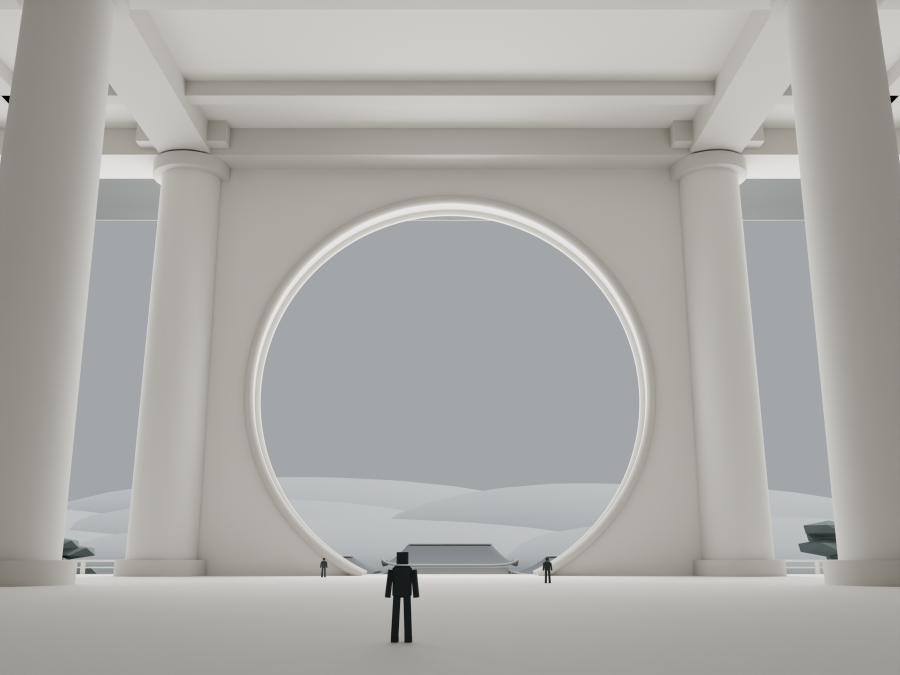
#> input picture HeavenlyPalace/stage1/v04/renders/04_interior.png, 1800 x 1350 px, found by its file name (shown at 1/2 size)
$ python review_renders_v09.py
#> lines starting #> are read from the running program, lines starting #| are printed output that depends on the picture
"""
从正式实渲原图裁取验收重点区域，便于逐像素检查云海边缘和人物接地。
裁图不重绘、不调色，也不作为正式原图的替代品。
"""
import json
from pathlib import Path
from PIL import Image

ROOT=Path(__file__).resolve().parents[1]
OUT=ROOT/'v09'
image_path=OUT/'renders'/'04_interior.png'
if image_path.exists():
    with Image.open(image_path) as im:
#> im is the input picture: PIL image 1800x1350 RGBA; mean R, G, B, A 170.1, 169, 165.7, 255
        assert im.size==(1800,1350)
        for name,box in [('interior_moon_bottom',(610,840,1610,1070)),('interior_moon_sides',(490,180,1800,1050)),('interior_person_contact',(900,950,1110,1280)),('interior_column_surface',(0,0,550,1350))]:
            im.crop(box).save(OUT/'qa'/(name+'.png'))
#> this loop made 4 passes
#> pass 1, `im.crop(box).save(OUT/'qa'/(name+'.png'))`:
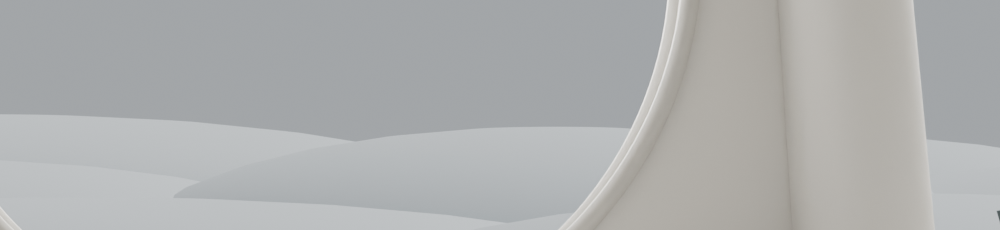
#> saved as interior_moon_bottom.png: PIL image 1000x230 RGBA; mean R, G, B, A 173.8, 175.1, 174.9, 255
#> pass 2, `im.crop(box).save(OUT/'qa'/(name+'.png'))`:
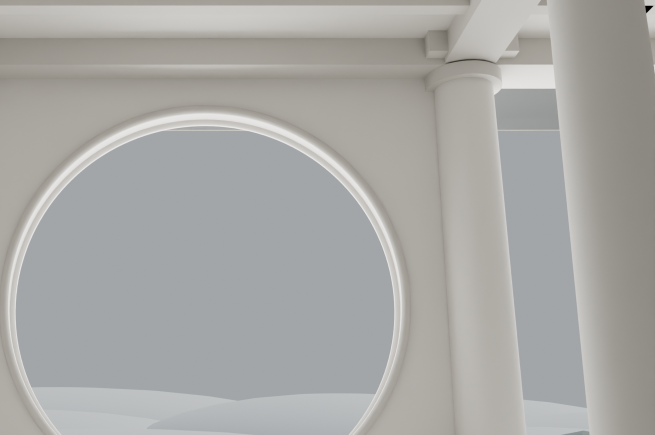
#> saved as interior_moon_sides.png: PIL image 1310x870 RGBA (shown at 1/2 size); mean R, G, B, A 168.6, 168.2, 165.7, 255
    print('V09_PIXEL_REVIEW_CROPS_READY',flush=True)
